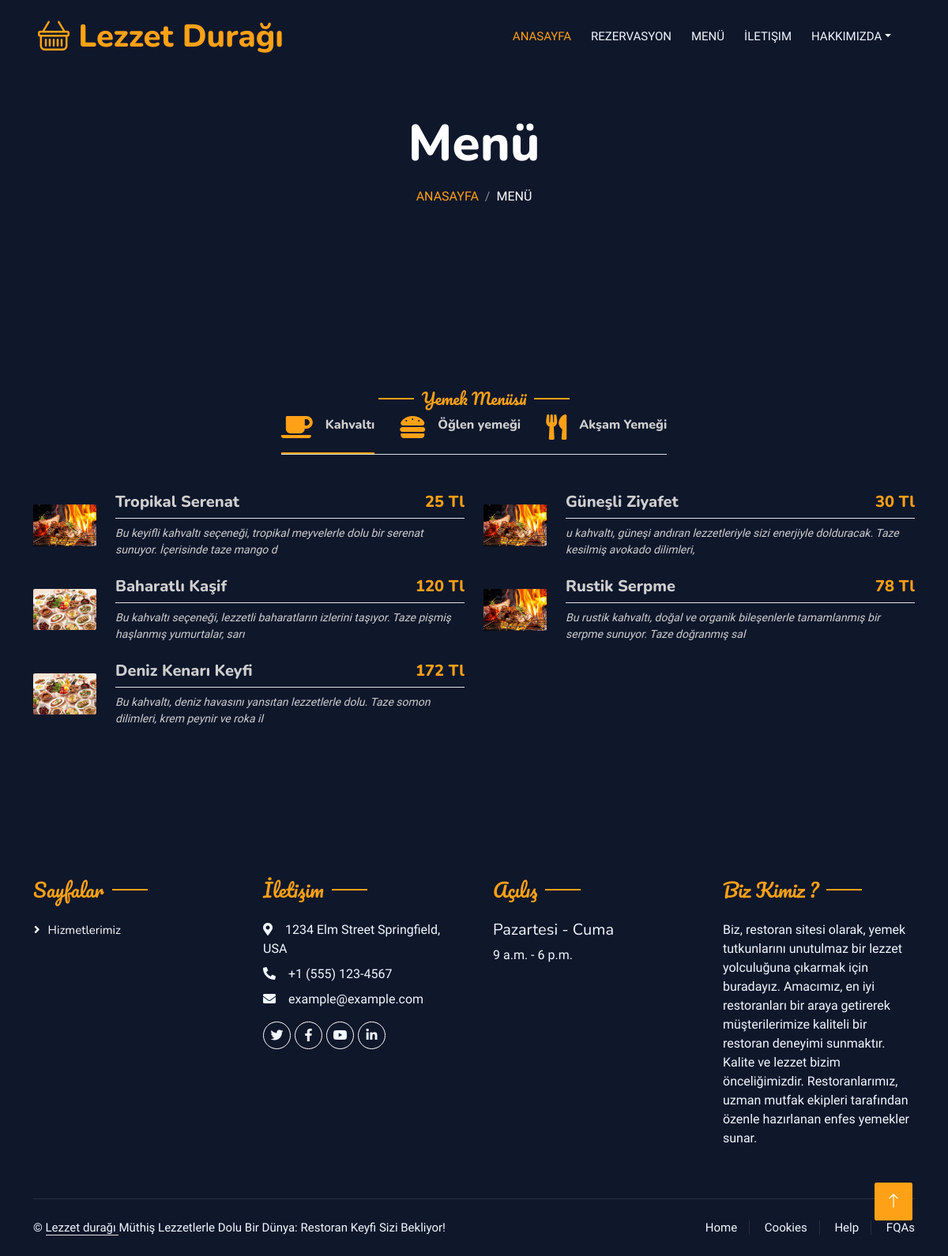
Page /menü on the committed database.
### Core/models.py (models this page shows, shortened)
class SiteAyarlari(models.Model):
    WindowTitle = models.CharField(max_length=39, help_text='Site pencere başlığı', default='Restorant', verbose_name='Site pencere başlığı')
    windowIcon = models.ImageField(
        verbose_name='Site pencere iconu',
        upload_to='images/site/%Y/%m/%d',
        blank=True
    )
    navbarTitle = models.CharField(max_length=120, default='', blank=True, verbose_name='navbar başlık')
    navbarIcon = models.CharField(max_length=100, blank=True,null=True, verbose_name='navbar icon')
    title = models.CharField(max_length=100, default='', blank=True, null=True, verbose_name='Slider başlık')
    description = models.CharField(max_length=300, default='', blank=True, verbose_name='slider açıklama')
    title_image = models.ImageField(
        verbose_name='slider resmi',
        upload_to='images/settings/%Y/%m/%d',
        default='static/img/menu-2.jpg',
        blank=True
    )
    date_time = models.DateTimeField(auto_now_add=True, verbose_name="oluşma tarihi")
    footerTitle  = models.CharField(max_length=200, default='', blank=True, verbose_name="Footer Başlık")
    footerDescription = models.CharField(max_length=200, default='', blank=True, verbose_name="Footer açıklama")
    class Meta:
        verbose_name = 'Ayarlar'
        verbose_name_plural = 'Site Ayarları'

class Breakfast(models.Model):
    isim = models.CharField(max_length=300, default='')
    aciklama = models.CharField(max_length=100, default='', blank=True, null=True)
    oluşturulma_tarihi = models.DateTimeField(auto_now_add=True)
    fiyat = models.DecimalField(max_digits=10, decimal_places=0, default=0)
    image = models.ImageField(
        verbose_name='kahvaltı',
        upload_to='images/breakfast/%Y/%m/%d',
        default='static/img/menu-1.jpg',
        blank=True
    )
    class Meta:
        verbose_name = 'kahvaltı'
        verbose_name_plural = 'Kahvaltı'

class SayfaModelleri(models.Model):
    title = models.CharField(max_length=100, verbose_name="Sayfa ismi")
    link = models.URLField()
    class Meta:
        verbose_name = 'Sayfalar'
        verbose_name_plural = 'Sayfalar'

class Siteİletisim(models.Model):
    twitter = models.URLField(blank=True, null=True)
    facebook = models.URLField(blank=True, null=True)
    instagram = models.URLField(blank=True, null=True)
    linkedin = models.URLField(blank=True, null=True)
    youtube = models.URLField(blank=True, null=True)
    adres = models.CharField(max_length=120, default='' ,blank=True, null=True)
    telefon = models.CharField(max_length=20, default='', blank=True, null=True)
    email = models.EmailField(max_length=100, default='',blank=True, null=True)
    oluşturulma_tarihi = models.DateTimeField(auto_now_add=True)
    class Meta:
        verbose_name = 'İletişim '
        verbose_name_plural = 'Site iletişim'

class HizmetGünleri(models.Model):
    openDate = models.CharField(max_length=210, verbose_name='Açılış günü', help_text="Restorantın açılış günü")
    closeDate = models.CharField(max_length=210, verbose_name='Kapanış günü', help_text="Restorantın kapanış günü")
    timeOpen = models.TimeField(blank=True, verbose_name='Açılış saati', help_text="Kapanış saati")
    timeClose = models.TimeField(blank=True, verbose_name='Kapanış saati', help_text="Açılış saati")
    class Meta:
        verbose_name = 'Hizmet Günleri'
        verbose_name_plural = 'Hizmet Günleri'

class Hakkimizda(models.Model):
    title = models.CharField(max_length=255, default='')
    title_icon = models.CharField(max_length=255, default='', blank=True,null=True)
    description = models.CharField(max_length=350, blank=True, null=True, default='')
    experience  = models.IntegerField(default=1, blank=True, null=True)
    olusturulma_tarihi = models.DateTimeField(auto_now_add=True)
    chef = models.IntegerField(default=2, verbose_name="Şef sayısı")
    start1 = models.ImageField(
        verbose_name='İlk 1',
        upload_to='images/about/%Y/%m/%d',
        default='static/img/menu-1.jpg',
        blank=True
    )
    start2 = models.ImageField(
        verbose_name='ilk 2',
        upload_to='images/about/%Y/%m/%d',
        default='static/img/menu-1.jpg',
        blank=True
    )
    end1 = models.ImageField(
        verbose_name='Son 1',
        upload_to='images/about/%Y/%m/%d',
        default='static/img/menu-1.jpg',
        blank=True
    )
    end2 = models.ImageField(
        verbose_name='Son 2',
        upload_to='images/about/%Y/%m/%d',
        default='static/img/menu-1.jpg',
        blank=True
    )
    icon = models.CharField(
        verbose_name="Hakkımızda iconu",
        max_length=100,
        default="",
        blank=True,
        null=True
    )
    def __str__(self):
        return self.description
    class Meta:
        verbose_name = 'Hakkımızda'
        verbose_name_plural = 'Hakkımızda'

### Core/context_processors.py (called while the page is built)
def footer_data(request):
    siteSettings = SiteAyarlari.objects.first()
    iletisim = Siteİletisim.objects.first()
    members = EkipModel.objects.all()
    breakfast = Breakfast.objects.all()
    launch = Launch.objects.all()
    dinner = Dinner.objects.all()
    yorumlar = Müsteriler.objects.all()
    service = Services.objects.all()
    about = Hakkimizda.objects.first()
    page = SayfaModelleri.objects.all()
    hizmetsüresi = HizmetGünleri.objects.first()
    contact = ContactSettings.objects.first()
    return {
        'settings': siteSettings,
        'contact': iletisim,
        'teamMembers': members,
        'breakfast':breakfast,
        "launch":launch,
        "dinner":dinner,
        "yorum":yorumlar,
        "services":service,
        "about":about,
        "page":page,
        "hizmet":hizmetsüresi,
        "siteContact":contact
    }

### Core/views.py (called while the page is built)
def menü(request) -> HttpResponse:
    return render(request=request, template_name="menu.html")

### Core/template/menu.html
{% extends 'base.html' %}
{% block menu %}
<div class="container-xxl py-5 bg-dark hero-header mb-5">
    <div class="container text-center my-5 pt-5 pb-4">
        <h1 class="display-3 text-white mb-3 animated slideInDown">Menü</h1>
        <nav aria-label="breadcrumb">
            <ol class="breadcrumb justify-content-center text-uppercase">
                <li class="breadcrumb-item"><a href="{% url 'index' %}">Anasayfa</a></li>
                <li class="breadcrumb-item text-white active" aria-current="page">Menü</li>
            </ol>
        </nav>
    </div>
</div>
    {% include 'partials/_menu.html' %}
{% endblock menu %}

### Core/template/partials/_navbar.html (shortened to what this page needs)
{% load static %}
<nav class="navbar navbar-expand-lg navbar-dark bg-dark px-4 px-lg-5 py-3 py-lg-0">
    <a href="{% url 'index' %}" class="navbar-brand p-0">
        <h1 class="text-primary m-0"><i class="{{settings.navbarIcon}} "></i> {{settings.navbarTitle}}</h1>
    </a>
    <div class="collapse navbar-collapse" id="navbarCollapse">
        <div class="navbar-nav ms-auto py-0 pe-4">
            <a href="{% url 'index' %}" class="nav-item nav-link active">Anasayfa</a>
            <a href="{% url 'reservation' %}" class="nav-item nav-link">Rezervasyon</a>
            <a href="{% url 'menü' %}" class="nav-item nav-link">Menü</a>
            <a href="{% url 'contact' %}" class="nav-item nav-link">İletişim</a>
            <div class="nav-item dropdown">
                <a href="#" class="nav-link dropdown-toggle" data-bs-toggle="dropdown">Hakkımızda</a>
            </div>
        </div>
    </div>
</nav>

### Core/template/partials/_menu.html (shortened to what this page needs)
{% load static %}
<div class="container-xxl py-5">
    <div class="container">
        <div class="text-center wow fadeInUp" data-wow-delay="0.1s">
            <h5 class="section-title ff-secondary text-center text-primary fw-normal">Yemek Menüsü</h5>
        </div>
        <div class="tab-class text-center wow fadeInUp" data-wow-delay="0.1s">
            <ul class="nav nav-pills d-inline-flex justify-content-center border-bottom mb-5">
                <li class="nav-item">
                    <a class="d-flex align-items-center text-start mx-3 ms-0 pb-3 active" data-bs-toggle="pill" href="#tab-1">
                        <i class="fa fa-coffee fa-2x text-primary"></i>
                        <div class="ps-3">
                            <h6 class="mt-n1 mb-0" style="color:#cfcfcf;">Kahvaltı</h6>
                        </div>
                    </a>
                </li>
                <li class="nav-item">
                    <a class="d-flex align-items-center text-start mx-3 pb-3" data-bs-toggle="pill" href="#tab-2">
                        <i class="fa fa-hamburger fa-2x text-primary"></i>
                        <div class="ps-3">
                            <h6 class="mt-n1 mb-0" style="color:#cfcfcf;">Öğlen yemeği</h6>
                        </div>
                    </a>
                </li>
                <li class="nav-item">
                    <a class="d-flex align-items-center text-start mx-3 me-0 pb-3" data-bs-toggle="pill" href="#tab-3">
                        <i class="fa fa-utensils fa-2x text-primary"></i>
                        <div class="ps-3">
                            <h6 class="mt-n1 mb-0" style="color:#cfcfcf;">Akşam Yemeği</h6>
                        </div>
                    </a>
                </li>
            </ul>
            <div class="tab-content">
                <div id="tab-1" class="tab-pane fade show p-0 active">
                    <div class="row g-4">
                        {% for item in breakfast %}
                        <div class="col-lg-6">
                            <div class="d-flex align-items-center">
                                <img class="flex-shrink-0 img-fluid rounded" src="{{item.image.url}}" alt="" style="width: 80px;">
                                <div class="w-100 d-flex flex-column text-start ps-4">
                                    <h5 class="d-flex justify-content-between border-bottom pb-2">
                                        <span style="color:#cfcfcf;">{{item.isim}}</span>
                                        <span class="text-primary">{{item.fiyat}} Tl</span>
                                    </h5>
                                    <small class="fst-italic colormodel">{{item.aciklama}}</small>
                                </div>
                            </div>
                        </div>
                        {% endfor %}
                    </div>
                </div>
            </div>
        </div>
    </div>
</div>

### Core/template/partials/_footer.html
{% load static %}
<div class="container-fluid bg-dark text-light footer pt-5 mt-5 wow fadeIn" data-wow-delay="0.1s">
    <div class="container py-5">
        <div class="row g-5">
            {% include "partials/_company.html" %}
            {% include "partials/_contact.html" %}
            {% include "partials/_opening.html" %}
            <div class="col-lg-3 col-md-6">
                <h4 class="section-title ff-secondary text-start text-primary fw-normal mb-4">Biz Kimiz ?</h4>
                <p>{{about}}</p>
            </div>
        </div>
    </div>
    <div class="container">
        <div class="copyright">
            <div class="row">
               {% include 'partials/_footerdesc.html' %}
                <div class="col-md-6 text-center text-md-end">
                    <div class="footer-menu">
                        <a href="">Home</a>
                        <a href="">Cookies</a>
                        <a href="">Help</a>
                        <a href="">FQAs</a>
                    </div>
                </div>
            </div>
        </div>
    </div>
</div>

### Core/template/partials/_company.html
{% load static %}
<div class="col-lg-3 col-md-6">
    <h4 class="section-title ff-secondary text-start text-primary fw-normal mb-4">Sayfalar</h4>
    {% for item in page %}
    <a class="btn btn-link" href="{{item.link}}">{{item.title}}</a>
    {% endfor %}
</div>

### Core/template/partials/_contact.html
<div class="col-lg-3 col-md-6">
    <h4 class="section-title ff-secondary text-start text-primary fw-normal mb-4">İletişim</h4>
    <p class="mb-2"><i class="fa fa-map-marker-alt me-3"></i>{{contact.adres}}</p>
    <p class="mb-2"><i class="fa fa-phone-alt me-3"></i>{{contact.telefon}}</p>
    <p class="mb-2"><i class="fa fa-envelope me-3"></i>{{contact.email}} </p>
    <div class="d-flex pt-2">
        <a class="btn btn-outline-light btn-social" href="{{contact.twitter}}"><i class="fab fa-twitter"></i></a>
        <a class="btn btn-outline-light btn-social" href="{{contact.facebook}}"><i class="fab fa-facebook-f"></i></a>
        <a class="btn btn-outline-light btn-social" href="{{contact.youtube}}"><i class="fab fa-youtube"></i></a>
        <a class="btn btn-outline-light btn-social" href="{{contact.linkedin}}"><i class="fab fa-linkedin-in"></i></a>
    </div>
</div>

### Core/template/partials/_opening.html
<div class="col-lg-3 col-md-6">
    <h4 class="section-title ff-secondary text-start text-primary fw-normal mb-4">Açılış</h4>
    <h5 class="text-light fw-normal">{{hizmet.openDate}} - {{hizmet.closeDate}}</h5>
    <p>{{hizmet.timeOpen}} - {{hizmet.timeClose}}</p>
</div>

### Core/template/partials/_footerdesc.html
<div class="col-md-6 text-center text-md-start mb-3 mb-md-0">
    &copy;
    <a class="border-bottom" href="{% url 'index' %}">
        {{settings.footerTitle}}
    </a>
    {{settings.footerDescription}}
</div>

### static/css/style.css (style rules this page uses)
:root { --primary: #FEA116; --light: #F1F8FF; --dark: #0F172B; }
.colormodel { color:#cfcfcf; }
.ff-secondary { font-family: 'Pacifico', cursive; }
.btn { font-family: 'Nunito', sans-serif; font-weight: 500; text-transform: uppercase; transition: .5s; }
.navbar-dark .navbar-nav .nav-link { position: relative; margin-left: 25px; padding: 35px 0; font-size: 15px; color: var(--light) !important; text-transform: uppercase; font-weight: 500; outline: none; transition: .5s; }
.navbar-dark .navbar-nav .nav-link:hover, .navbar-dark .navbar-nav .nav-link.active { color: var(--primary) !important; }
@media (min-width: 992px) { .navbar-dark { position: absolute; width: 100%; top: 0; left: 0; z-index: 999; background: transparent !important; } }
.hero-header { background: linear-gradient(rgba(15, 23, 43, .9), rgba(15, 23, 43, .9)), ; background-position: center center; background-repeat: no-repeat; background-size: cover; }
.breadcrumb-item + .breadcrumb-item::before { color: rgba(255, 255, 255, .5); }
.section-title { position: relative; display: inline-block; }
.section-title::before { position: absolute; content: ""; width: 45px; height: 2px; top: 50%; left: -55px; margin-top: -1px; background: var(--primary); }
.section-title::after { position: absolute; content: ""; width: 45px; height: 2px; top: 50%; right: -55px; margin-top: -1px; background: var(--primary); }
.section-title.text-start::before, .section-title.text-end::after { display: none; }
.nav-pills .nav-item .active { border-bottom: 2px solid var(--primary); }
.footer .btn.btn-social { margin-right: 5px; width: 35px; height: 35px; display: flex; align-items: center; justify-content: center; color: var(--light); border: 1px solid #FFFFFF; border-radius: 35px; transition: .3s; }
.footer .btn.btn-link { display: block; margin-bottom: 5px; padding: 0; text-align: left; color: #FFFFFF; font-size: 15px; font-weight: normal; text-transform: capitalize; transition: .3s; }
.footer .btn.btn-link::before { position: relative; content: "\f105"; font-family: "Font Awesome 5 Free"; font-weight: 900; margin-right: 10px; }
.footer .copyright { padding: 25px 0; font-size: 15px; border-top: 1px solid rgba(256, 256, 256, .1); }
.footer .copyright a { color: var(--light); }
.footer .footer-menu a { margin-right: 15px; padding-right: 15px; border-right: 1px solid rgba(255, 255, 255, .1); }
.footer .footer-menu a:last-child { margin-right: 0; padding-right: 0; border-right: none; }

### rows in the picture
SiteAyarlari: navbarTitle "Lezzet Durağı", footerTitle "Lezzet durağı", footerDescription "Müthiş Lezzetlerle Dolu Bir Dünya: Restoran Keyfi Sizi Bekliyor!"
Breakfast: image (picture), isim "Tropikal Serenat", fiyat "25", aciklama "Bu keyifli kahvaltı seçeneği, tropikal meyvelerle dolu bir serenat sunuyor. İçerisinde taze mango d"
Breakfast: image (picture), isim "Güneşli Ziyafet", fiyat "30", aciklama "u kahvaltı, güneşi andıran lezzetleriyle sizi enerjiyle dolduracak. Taze kesilmiş avokado dilimleri,"
Breakfast: image (picture), isim "Baharatlı Kaşif", fiyat "120", aciklama "Bu kahvaltı seçeneği, lezzetli baharatların izlerini taşıyor. Taze pişmiş haşlanmış yumurtalar, sarı"
Breakfast: image (picture), isim "Rustik Serpme", fiyat "78", aciklama "Bu rustik kahvaltı, doğal ve organik bileşenlerle tamamlanmış bir serpme sunuyor. Taze doğranmış sal"
Breakfast: image (picture), isim "Deniz Kenarı Keyfi", fiyat "172", aciklama "Bu kahvaltı, deniz havasını yansıtan lezzetlerle dolu. Taze somon dilimleri, krem peynir ve roka il"
SayfaModelleri: title "Hizmetlerimiz"
Siteİletisim: adres "1234 Elm Street Springfield, USA", telefon "+1 (555) 123-4567", email "example@example.com"
HizmetGünleri: openDate "Pazartesi", closeDate "Cuma", timeOpen "9 a.m.", timeClose "6 p.m."
Hakkimizda: description "Biz, restoran sitesi olarak, yemek tutkunlarını unutulmaz bir lezzet yolculuğuna çıkarmak için buradayız. Amacımız, en iyi restoranları bir araya getirerek müşterilerimize kaliteli bir restoran deneyimi sunmaktır. Kalite ve lezzet bizim önceliğimizdir. Restoranlarımız, uzman mutfak ekipleri tarafından özenle hazırlanan enfes yemekler sunar."
